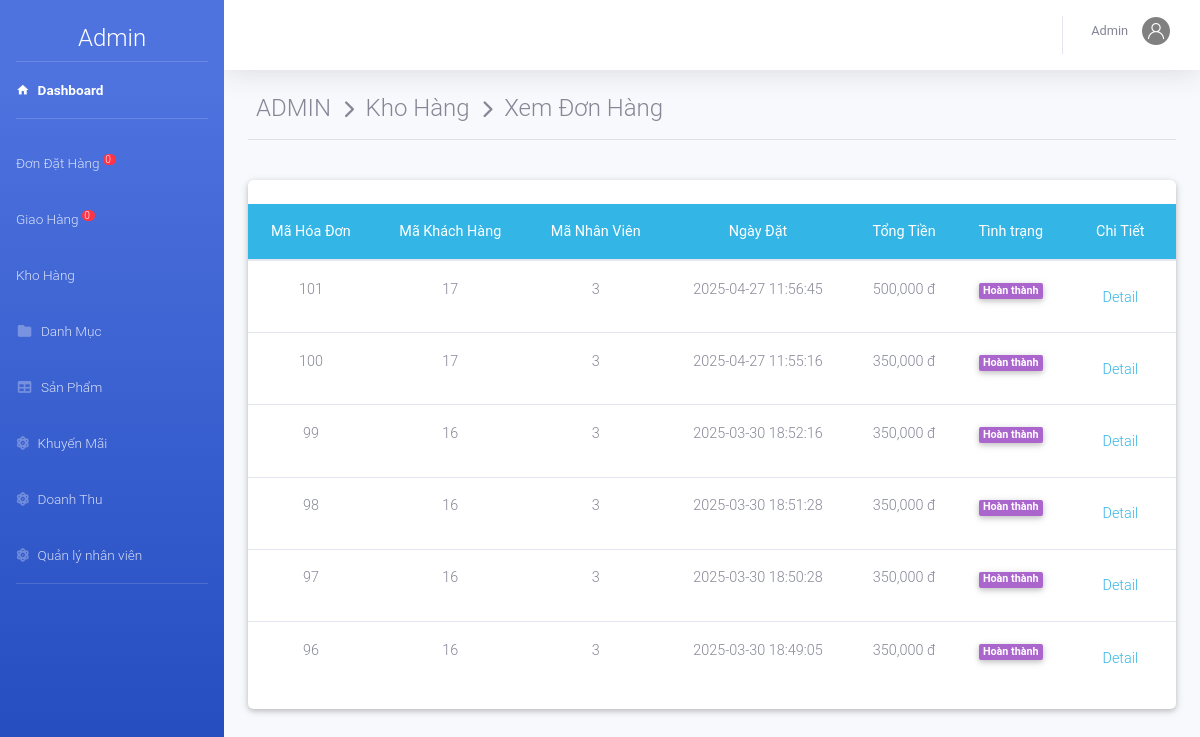
The app's page /admin/index.php?action=kho&view=xemdh (signed in) with its own data.
### tables this page shows
CREATE TABLE `hoadon` (
  `MaHD` int(11) NOT NULL,
  `MaKH` int(11) NOT NULL,
  `MaNV` int(11) DEFAULT NULL,
  `NgayDat` datetime DEFAULT current_timestamp(),
  `NgayGiao` datetime DEFAULT NULL,
  `TinhTrang` varchar(20) DEFAULT NULL,
  `TongTien` decimal(10,0) NOT NULL,
  `MaNVGH` varchar(50) DEFAULT NULL
);

### admin/kho/dondathang.php (the view, shortened to what this page needs)
<?php
	$sql="select * from hoadon  where (TinhTrang ='đã duyệt' or TinhTrang ='hoàn thành')  Order by NgayDat DESC ";
	$rs=mysqli_query($conn,$sql);
?>
<div class="container-fluid">
    <div class="page-header">
        <h4 class="page-title">
             ADMIN &#160;<i class="fas fa-chevron-right" style="font-size: 18px"></i>&#160; Kho Hàng &#160;<i
                class="fas fa-chevron-right" style="font-size: 18px"></i>&#160; Xem Đơn Hàng
        </h4>
    </div>
    <hr><br>
    <div class="row">
        <div class="col-md-12 grid-margin stretch-card">
            <div class="card">
                <br>
                <table class="table table-hover  text-center ">
                    <thead class="badge-info">
                        <tr>
                            <th>Mã Hóa Đơn</th>
                            <th>Mã Khách Hàng</th>
                            <th>Mã Nhân Viên</th>
                            <th>Ngày Đặt</th>
                            <th>Tổng Tiền</th>
                            <th>Tình trạng</th>
                            <th>Chi Tiết</th>
                        </tr>
                    </thead>
                    <tbody>
                        <?php
				 	while ($row=mysqli_fetch_array($rs)) { ?>
                        <tr>
                            <td><?php echo $row['MaHD']; ?></td>
                            <td><?php echo $row['MaKH']; ?></td>
                            <td><?php echo $row['MaNV']; ?></td>
                            <td><?php echo $row['NgayDat']; ?></td>
                            <td><?php echo number_format($row['TongTien']).' đ'; ?></td>
                            <td><?php if ($row['TinhTrang']==='Đã duyệt') {?>
                                <label class="badge badge-warning">
                                    <font style="vertical-align: inherit;">
                                        <font style="vertical-align: inherit;">Đã duyệt</font>
                                    </font>
                                </label>
                                <?php }elseif ($row['TinhTrang']==='hoàn thành') { ?>
                                <label class="badge badge-secondary">
                                    <font style="vertical-align: inherit;">
                                        <font style="vertical-align: inherit;">Hoàn thành</font>
                                    </font>
                                </label>
                                <?php } ?>
                            </td>
                            <td><a class="nav-link text-info"
                                    href="index.php?action=kho&view=chitietdh&mahd=<?php echo $row['MaHD']; ?>">Detail
                                </a></td>
                        </tr>
                        <?php	} ?>
                    </tbody>
                </table>
            </div>
        </div>
    </div>
</div>

### records on screen
hoadon: MaHD "101", MaKH "17", MaNV "3", NgayDat "2025-04-27 11:56:45", TongTien "500,000", TinhTrang "Hoàn thành"
hoadon: MaHD "100", MaKH "17", MaNV "3", NgayDat "2025-04-27 11:55:16", TongTien "350,000", TinhTrang "Hoàn thành"
hoadon: MaHD "99", MaKH "16", MaNV "3", NgayDat "2025-03-30 18:52:16", TongTien "350,000", TinhTrang "Hoàn thành"
hoadon: MaHD "98", MaKH "16", MaNV "3", NgayDat "2025-03-30 18:51:28", TongTien "350,000", TinhTrang "Hoàn thành"
hoadon: MaHD "97", MaKH "16", MaNV "3", NgayDat "2025-03-30 18:50:28", TongTien "350,000", TinhTrang "Hoàn thành"
hoadon: MaHD "96", MaKH "16", MaNV "3", NgayDat "2025-03-30 18:49:05", TongTien "350,000", TinhTrang "Hoàn thành"

### other values on screen
$dem "0"
$nv['TenNV'] "Admin"
